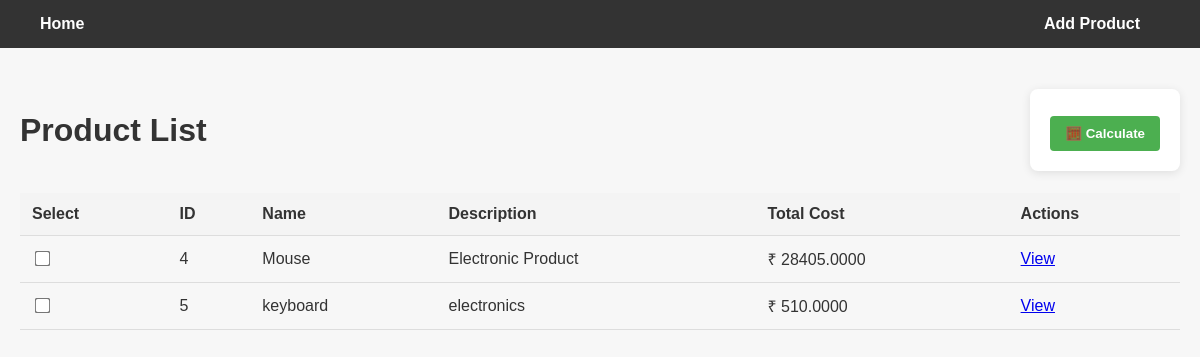
The page / on the database its author committed.
### bom_app/models.py (models this page shows, shortened)
class Product(models.Model):
    name = models.CharField(max_length=255)
    description = models.TextField(blank=True)

### bom_app/views.py (the view)
# urls.py: path('', views.product_list, name='product_list'),
def product_list(request):
    products = Product.objects.all()
    for product in products:
        product.total_cost = sum(item.price * item.quantity for item in product.bom_items.all())
    return render(request, 'bom_app/product_list.html', {'products': products})

### bom_app/templates/bom_app/product_list.html (shortened to what this page needs)
{% extends 'bom_app/base.html' %}
{% load static %}
{% load bom_extras %}
{% block content %}
<h1 style="display: flex; justify-content: space-between; align-items: center;">
    Product List
    <form method="POST" action="{% url 'calculate_selected' %}">
        <button type="submit" class="btn">🧮 Calculate</button>
</h1>
{% if products %}
    <table>
        <thead>
            <tr>
                <th>Select</th>
                <th>ID</th>
                <th>Name</th>
                <th>Description</th>
                <th>Total Cost</th>
                <th>Actions</th>
            </tr>
        </thead>
        <tbody>
            {% for product in products %}
            <tr>
                <td><input type="checkbox" name="selected_products" value="{{ product.id }}"></td>
                <td>{{ product.id }}</td>
                <td>{{ product.name }}</td>
                <td>{{ product.description }}</td>
                <td>₹ {{ product.total_cost }}</td>
                <td><a href="{% url 'product_detail' pk=product.pk %}">View</a></td>
            </tr>
            {% endfor %}
        </tbody>
    </table>
{% else %}
    <p>No products found. Click below to add a new one!</p>
    <div style="display: flex; align-items: center; gap: 10px; margin-top: 10px;">
        <div style="font-size: 2rem;">👉</div>
        <a href="{% url 'add_product' %}" class="btn">Add Product</a>
    </div>
{% endif %}
{% endblock %}

### bom_app/static/css/style.css (style rules this page uses)
body { font-family: 'Arial', sans-serif; margin: 0; background-color: #f7f7f7; color: #333; }
input[type="checkbox"] { transform: scale(1.2); cursor: pointer; }
.btn { background-color: #4CAF50; color: white; padding: 10px 15px; border: none; border-radius: 4px; text-decoration: none; font-weight: bold; transition: background-color 0.3s; }
table { width: 100%; border-collapse: collapse; margin-top: 20px; }
table th, table td { padding: 12px; text-align: left; border-bottom: 1px solid #ddd; }
table th { background-color: #f4f4f4; }
button { background-color: #4CAF50; color: white; padding: 10px 20px; border: none; border-radius: 4px; cursor: pointer; }
form { background-color: white; padding: 20px; border-radius: 8px; box-shadow: 0 2px 10px rgba(0, 0, 0, 0.1); }
form button { width: 100%; padding: 12px; }

### rows shown on the page
Product: id "4", name "Mouse", description "Electronic Product", total_cost "28405.0000"
Product: id "5", name "keyboard", description "electronics", total_cost "510.0000"
